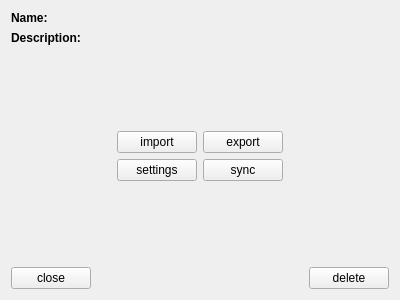
<?xml version="1.0" encoding="UTF-8"?>
<ui version="4.0">
 <class>LibraryInfoWidget</class>
 <widget class="QWidget" name="LibraryInfoWidget">
  <property name="geometry">
   <rect>
    <x>0</x>
    <y>0</y>
    <width>400</width>
    <height>300</height>
   </rect>
  </property>
  <property name="windowTitle">
   <string>Form</string>
  </property>
  <layout class="QVBoxLayout" name="verticalLayout">
   <item>
    <layout class="QFormLayout" name="formLayout">
     <item row="0" column="0">
      <widget class="QLabel" name="label">
       <property name="font">
        <font>
         <weight>75</weight>
         <bold>true</bold>
        </font>
       </property>
       <property name="text">
        <string>Name:</string>
       </property>
      </widget>
     </item>
     <item row="0" column="1">
      <widget class="QLabel" name="nameLabel">
       <property name="text">
        <string/>
       </property>
       <property name="wordWrap">
        <bool>true</bool>
       </property>
      </widget>
     </item>
     <item row="1" column="0">
      <widget class="QLabel" name="label_2">
       <property name="font">
        <font>
         <weight>75</weight>
         <bold>true</bold>
        </font>
       </property>
       <property name="text">
        <string>Description:</string>
       </property>
      </widget>
     </item>
     <item row="1" column="1">
      <widget class="QLabel" name="descriptionLabel">
       <property name="text">
        <string/>
       </property>
       <property name="wordWrap">
        <bool>true</bool>
       </property>
      </widget>
     </item>
    </layout>
   </item>
   <item>
    <spacer name="verticalSpacer_2">
     <property name="orientation">
      <enum>Qt::Vertical</enum>
     </property>
     <property name="sizeHint" stdset="0">
      <size>
       <width>20</width>
       <height>40</height>
      </size>
     </property>
    </spacer>
   </item>
   <item>
    <layout class="QHBoxLayout" name="horizontalLayout">
     <item>
      <spacer name="horizontalSpacer_2">
       <property name="orientation">
        <enum>Qt::Horizontal</enum>
       </property>
       <property name="sizeHint" stdset="0">
        <size>
         <width>40</width>
         <height>20</height>
        </size>
       </property>
      </spacer>
     </item>
     <item>
      <layout class="QFormLayout" name="formLayout_2">
       <property name="labelAlignment">
        <set>Qt::AlignLeading|Qt::AlignLeft|Qt::AlignVCenter</set>
       </property>
       <item row="2" column="1">
        <widget class="KPushButton" name="syncButton">
         <property name="sizePolicy">
          <sizepolicy hsizetype="MinimumExpanding" vsizetype="Fixed">
           <horstretch>0</horstretch>
           <verstretch>0</verstretch>
          </sizepolicy>
         </property>
         <property name="text">
          <string>sync</string>
         </property>
        </widget>
       </item>
       <item row="2" column="0">
        <widget class="KPushButton" name="editButton">
         <property name="sizePolicy">
          <sizepolicy hsizetype="MinimumExpanding" vsizetype="Fixed">
           <horstretch>0</horstretch>
           <verstretch>0</verstretch>
          </sizepolicy>
         </property>
         <property name="text">
          <string>settings</string>
         </property>
        </widget>
       </item>
       <item row="1" column="1">
        <widget class="KPushButton" name="exportButton">
         <property name="sizePolicy">
          <sizepolicy hsizetype="MinimumExpanding" vsizetype="Fixed">
           <horstretch>0</horstretch>
           <verstretch>0</verstretch>
          </sizepolicy>
         </property>
         <property name="text">
          <string>export</string>
         </property>
        </widget>
       </item>
       <item row="1" column="0">
        <widget class="KPushButton" name="importButton">
         <property name="sizePolicy">
          <sizepolicy hsizetype="MinimumExpanding" vsizetype="Fixed">
           <horstretch>0</horstretch>
           <verstretch>0</verstretch>
          </sizepolicy>
         </property>
         <property name="text">
          <string>import</string>
         </property>
        </widget>
       </item>
      </layout>
     </item>
     <item>
      <spacer name="horizontalSpacer_3">
       <property name="orientation">
        <enum>Qt::Horizontal</enum>
       </property>
       <property name="sizeHint" stdset="0">
        <size>
         <width>40</width>
         <height>20</height>
        </size>
       </property>
      </spacer>
     </item>
    </layout>
   </item>
   <item>
    <spacer name="verticalSpacer">
     <property name="orientation">
      <enum>Qt::Vertical</enum>
     </property>
     <property name="sizeHint" stdset="0">
      <size>
       <width>20</width>
       <height>40</height>
      </size>
     </property>
    </spacer>
   </item>
   <item>
    <layout class="QHBoxLayout" name="horizontalLayout_2">
     <item>
      <widget class="KPushButton" name="closeButton">
       <property name="text">
        <string>close</string>
       </property>
      </widget>
     </item>
     <item>
      <spacer name="horizontalSpacer">
       <property name="orientation">
        <enum>Qt::Horizontal</enum>
       </property>
       <property name="sizeHint" stdset="0">
        <size>
         <width>40</width>
         <height>20</height>
        </size>
       </property>
      </spacer>
     </item>
     <item>
      <widget class="KPushButton" name="deleteButton">
       <property name="text">
        <string>delete</string>
       </property>
      </widget>
     </item>
    </layout>
   </item>
  </layout>
 </widget>
 <customwidgets>
  <customwidget>
   <class>KPushButton</class>
   <extends>QPushButton</extends>
   <header>kpushbutton.h</header>
  </customwidget>
 </customwidgets>
 <resources/>
 <connections/>
</ui>
